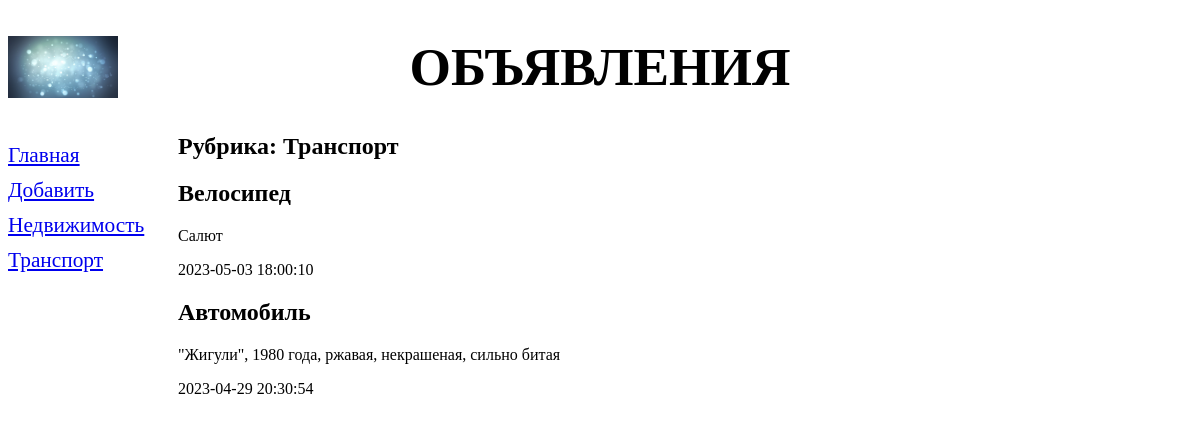
The page /bboard/2/ on the database its author committed.
### bboard/models.py (models this page shows, shortened)
class Rubric(models.Model):
    name = models.CharField(max_length=20, db_index=True, verbose_name='Haзвaниe')
    class Meta:
        verbose_name_plural = 'Рубрики'
        verbose_name = 'Рубрика'
        ordering = ['name']

class Bb(models.Model):
    title = models.CharField(max_length=50 , verbose_name='Toвap')
    content = models.TextField(null=True, blank=True, verbose_name='Oпиcaниe')
    price = models.FloatField(null=True ,blank=True, verbose_name= 'Цeнa')
    published = models.DateTimeField(auto_now_add=True, db_index=True, verbose_name= 'Опубликовано')
    rubric = models.ForeignKey('Rubric', null=True, on_delete=models.PROTECT, verbose_name='Рубрика')
    class Meta:
        verbose_name_plural = 'Объявления'
        verbose_name = 'Объявление'
        ordering = ['-published']

### bboard/views.py (the view)
# urls.py: path('<int:rubric_id>/', by_rubric, name='by_rubric'),
def by_rubric(request, rubric_id):
    bbs = Bb.objects.filter(rubric=rubric_id)
    rubrics = Rubric.objects.all()
    current_rubric = Rubric.objects.get(pk=rubric_id)
    context = {'bbs': bbs, 'rubrics': rubrics,
               'current_rubric': current_rubric}
    return render(request, 'bboard/by_rubric.html', context)

### bboard/templates/bboard/by_rubric.html (shortened to what this page needs)
{% extends "layout/basic.html" %}
{% block content %}
<h2>Рубрика: {{ current_rubric.name }}</h2>
{% for bb in bbs %}
<div>
    <h2>{{ bb.title }}</h2>
    <p>{{ bb.content }}</p>
    <p>{{ bb.published|date:"Y-m-d H:i:s" }}</p>
</div>
{% endfor %}
{% endblock %}

### bboard/templates/layout/basic.html (shortened to what this page needs)
{% load static %}
<!DOCTYPE html>
<html>
    <head>
        <link rel="stylesheet" type="text/css" href="{% static 'bboard/style.css' %}">
    </head>
    <body>
        <header>
            <h1>Объявления</h1>
        </header>
        <nav>
            <a href="{% url 'index' %}">Главная</a>
            <a href="{% url 'add' %}">Добавить</a>
            {% for rubric in rubrics %}
            <a href="{% url 'by_rubric' rubric.pk %}">{{ rubric.name }}</a>
            {% endfor %}
        </nav>
        <section>
        {% block content %}
        {% endblock %}
        </section>
    </body>
</html>

### bboard/static/bboard/style.css (style rules this page uses)
header h1 { font-size : 40pt; text-transform: uppercase; text-align: center; background: url("bg.jpg") left / auto 100% no-repeat; }
nav { font-size: 16pt; width: 150px; float: left; }
nav a { display: block; margin: 10px 0px; }
section { margin-left: 170px; }

### rows shown on the page
Rubric: name "Недвижимость"
Rubric: name "Транспорт"
Bb: title "Велосипед", content "Салют", published "2023-05-03 18:00:10"
Bb: title "Автомобиль", content "\"Жигули\", 1980 года, ржавая, некрашеная, сильно битая", published "2023-04-29 20:30:54"
